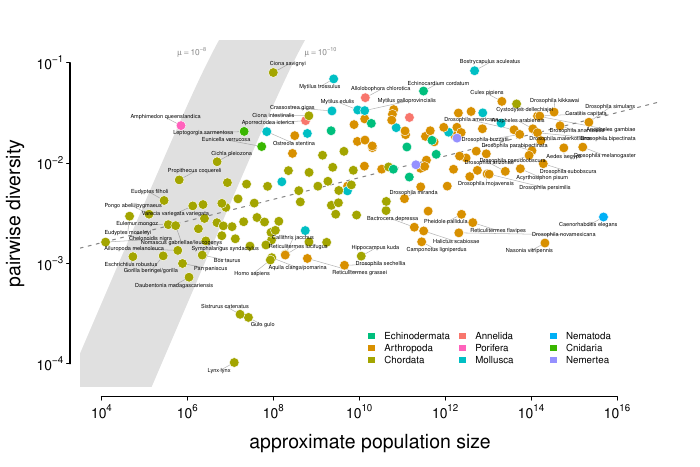

The script that saved this image:
# diversity_popsize.r -- 

library(tidyverse)
library(plotrix)
library(ggrepel)
library(mixtools)
library(scales)
library(sp)
library(grid)
library(latex2exp)

source('plot_funs.r')
source('color_scheme.r')

opar <- par(no.readonly=TRUE)

# for div_fit
load('../../data/lognorm_fulldata_with_social.Rdata')


d <- read_tsv('../../data/combined_data.tsv') %>%
      filter(kingdom == 'Animalia') %>%
      mutate(log10_diversity = log10(diversity)) %>% 
      filter_at(vars(log10_diversity, pred_log10_N, log10_popsize), 
                ~ is.finite(.))


# summary(lm(pred_log10_N ~ log10_popsize, d))
# summary(lm(log10_diversity ~ log10_popsize, d))

# what to include
# x <- d$pred_log10_N  # the simplistic unregularized version
x <- d$log10_popsize
y <- d$log10_diversity

plot(x, y)

X <- cbind(x, y)
center <- colMeans(X)
sigma <- cov(X)

coords <- ellipse(mu=center, sigma=sigma, alpha=0.35, draw=FALSE)

label <- !as.logical(point.in.polygon(x, y, coords[, 1], coords[, 2]))
# add in all drosophila
keep_sps <- c("Homo sapiens", "Apis mellifera", "Canis lupus")
label <- (label | d$family == 'Drosophilidae') | label %in% keep_sps
# contained <- rep(TRUE, length(x))

d$label <- ifelse(label, d$species, "")

set.seed(2)

xlims <- c(4, 16.5)

REPEL_CACHED_FILE <- 'repel.tsv'
if (!file.exists(REPEL_CACHED_FILE)) {
  p <- ggplot(d) + 
    geom_point(aes(log10_popsize, log10_diversity, 
                   label=species, color=phylum), size=2) +
    geom_text_repel(data=d,
                    mapping=aes(log10_popsize, log10_diversity, 
                                label=label, text=species), 
                                size=1.5, 
                                point.padding=0.45, 
                                force = 2,
                                min.segment.length=0.3,
                                seed=1,
                                box.padding=0.2, 
                                max.iter=1000000, xlim=xlims) +
    xlim(xlims[1], xlims[2]) + theme(legend.position = "none")
  
  repel_pos <- extract_ggrepel(p)
  write_tsv(repel_pos, path=REPEL_CACHED_FILE)
} else {
  repel_pos <- read_tsv(REPEL_CACHED_FILE)
}

# best to restart after messing with grid 
dev.off()


fit <- lm(y ~ x)

output <- TRUE

if (output)
  pdf("diversity_popsize.pdf", width=7, height=7/1.5)

par(mar=c(4, 4, 2, 2))

has_label <- d$label != ""
tx <- repel_pos$x
ty <- repel_pos$y
plot(x, y, col=phyla_cols[d$phylum], type='n', axes=FALSE,
     ylab='', xlab='', ylim=c(-4.1, -0.9), xlim=xlims) 

# abline(a=log10(1e-8 * 4), b=1, lty=2, col='cornflowerblue')
# text(6, -0.9, latex2exp:::TeX("$\\mu = 10^{-8}$"), cex=0.5, col='cornflowerblue', xpd=TRUE)
text(6.1, -0.9, latex2exp:::TeX("$\\mu = 10^{-8}$"), cex=0.5, col='gray52', xpd=TRUE)
# abline(a=log10(1e-10 * 4), b=1, lty=2, col='gray52')
text(9.1, -0.9, latex2exp:::TeX("$\\mu = 10^{-10}$"), cex=0.5, col='gray52', xpd=TRUE)

# logN <- seq(3, 16, length.out=100)
# y1 <- log10(4e-8) + logN
# y2 <- log10(4e-10) + logN
# polygon(c(logN, rev(logN)), c(y1, rev(y2)), border=NA, col='gray88')

logN <- seq(3, 16, length.out=100)
# y1 <- log10(4e-8) + logN
# y2 <- log10(4e-10) + logN
# polygon(c(logN, rev(logN)), c(y1, rev(y2)), border=NA, col='gray88')

y1 <- log10(4e-8) + logN - log10(1 + 4/3 * 4e-8 * 10^logN)
y2 <- log10(4e-10) + logN - log10(1 + 4/3 * 4e-10 * 10^logN)
polygon(c(logN, rev(logN)), c(y1, rev(y2)), border=NA, col='gray88')
lines(xx <- seq(11.5, 17), rep(log10(3/4), length(xx)), col='gray88', lty=2, lwd=1, lend=1)

# text(6.7, -0.3, latex2exp:::TeX("$\\mu = 10^{-8}$"), cex=0.5, col='gray52', xpd=TRUE)
# text(10.5, -0.3, latex2exp:::TeX("$\\mu = 10^{-10}$"), cex=0.5, col='gray52', xpd=TRUE)


# y <- predict(div_fit, newdata=data.frame(log10_popsize=logN))
# lines(logN, y, lty=2)
abline(div_fit, lty=2, col='gray52')

adjust <- 0
xc <- x[has_label]
yc <- y[has_label]
segments(xc, yc, tx, ty, col=alpha('gray42', 0.5), lwd=0.5)
points(x, y, pch=21, cex=1.3, lwd=0.4,
       bg=phyla_cols[d$phylum], col='white')
text(tx, ty, d$label[has_label], cex=0.3)
# boxed.labels(tx, ty, d$label[has_label], cex=0.5, border=FALSE, xpad=1, ypad=1)
xseq <- seq(4, 16, 2)
axis(1, xseq, 
     labels=latex2exp::TeX(sprintf("$10^{%d}$", xseq)), 
     padj = -1,
     tck=-0.01,
     cex.axis=0.8, line=0.5)
yseq <- seq(-4, -1)
axis(2, yseq, 
     labels=latex2exp::TeX(sprintf("$10^{%d}$", yseq)), 
     las=1,
     tck=-0.01, hadj=0.5,
     cex.axis=0.8, line=0.5)

# rseq <- yseq - log10(4e-8)
# axis(4, yseq, 
#      labels=latex2exp::TeX(sprintf("$10^{%.2f}$", rseq)), 
#      las=1,
#      tck=-0.01, hadj=0.5,
#      cex.axis=0.8, line=0.5)
title(ylab="pairwise diversity", line=2.8, cex.lab=1.2)
title(xlab=latex2exp::TeX("approximate population size"), line=2.5, cex.lab=1.2)


# phyla <- as.factor(ld$phylum)
# for (i in 1:nphyla) {
#   l <- levels(phyla)[i]
#   z <- l == phyla
#   segments(min(ld$log10_size[z], na.rm=TRUE), -1.05 + 0.005*i, 
#            max(ld$log10_size[z], na.rm=TRUE), -1.05 + 0.005*i, 
#            col=phyla_cols[i], lwd=2)
# }
phyla_cols_s <- phyla_cols[unique(d$phylum)]
legend(10, -3.6, names(phyla_cols_s), fill=phyla_cols_s,
       bty='n', border=0, cex=0.6, ncol=3)

if (output) dev.off()



par(opar)
